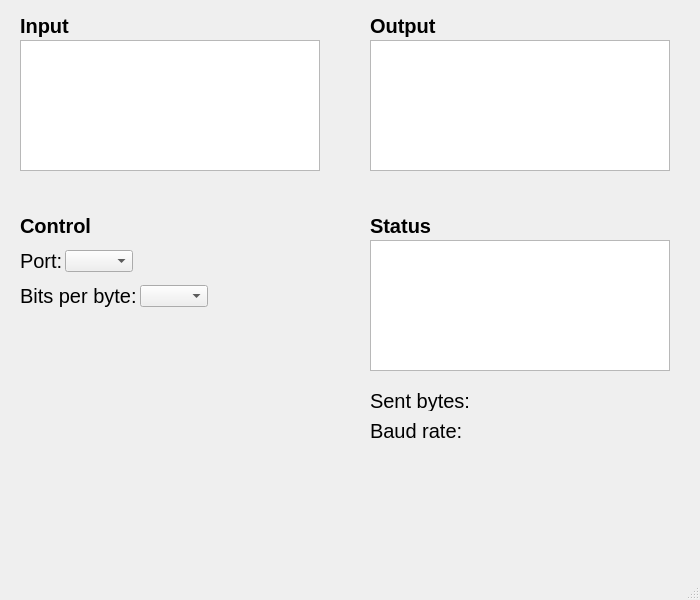
<?xml version="1.0" encoding="UTF-8"?>
<ui version="4.0">
 <class>PortApp</class>
 <widget class="QMainWindow" name="PortApp">
  <property name="geometry">
   <rect>
    <x>0</x>
    <y>0</y>
    <width>700</width>
    <height>600</height>
   </rect>
  </property>
  <property name="minimumSize">
   <size>
    <width>700</width>
    <height>600</height>
   </size>
  </property>
  <property name="maximumSize">
   <size>
    <width>700</width>
    <height>600</height>
   </size>
  </property>
  <property name="windowTitle">
   <string>PortApp</string>
  </property>
  <property name="styleSheet">
   <string notr="true"/>
  </property>
  <widget class="QWidget" name="centralwidget">
   <widget class="QTextEdit" name="inputTextEdit">
    <property name="geometry">
     <rect>
      <x>20</x>
      <y>40</y>
      <width>300</width>
      <height>131</height>
     </rect>
    </property>
   </widget>
   <widget class="QTextEdit" name="outputTextEdit">
    <property name="enabled">
     <bool>true</bool>
    </property>
    <property name="geometry">
     <rect>
      <x>370</x>
      <y>40</y>
      <width>300</width>
      <height>131</height>
     </rect>
    </property>
    <property name="readOnly">
     <bool>true</bool>
    </property>
   </widget>
   <widget class="QLabel" name="inputLabel">
    <property name="geometry">
     <rect>
      <x>20</x>
      <y>10</y>
      <width>71</width>
      <height>31</height>
     </rect>
    </property>
    <property name="font">
     <font>
      <pointsize>-1</pointsize>
      <bold>true</bold>
     </font>
    </property>
    <property name="styleSheet">
     <string notr="true">font-size: 20px;
font-weight: bold;</string>
    </property>
    <property name="text">
     <string>Input</string>
    </property>
   </widget>
   <widget class="QLabel" name="outputLabel">
    <property name="geometry">
     <rect>
      <x>370</x>
      <y>10</y>
      <width>71</width>
      <height>31</height>
     </rect>
    </property>
    <property name="font">
     <font>
      <pointsize>-1</pointsize>
      <bold>true</bold>
     </font>
    </property>
    <property name="styleSheet">
     <string notr="true">font-size: 20px;
font-weight: bold;</string>
    </property>
    <property name="text">
     <string>Output</string>
    </property>
   </widget>
   <widget class="QLabel" name="controlLabel">
    <property name="geometry">
     <rect>
      <x>20</x>
      <y>210</y>
      <width>91</width>
      <height>31</height>
     </rect>
    </property>
    <property name="font">
     <font>
      <pointsize>-1</pointsize>
      <bold>true</bold>
     </font>
    </property>
    <property name="styleSheet">
     <string notr="true">font-size: 20px;
font-weight: bold;</string>
    </property>
    <property name="text">
     <string>Control</string>
    </property>
   </widget>
   <widget class="QLabel" name="statusLabel">
    <property name="geometry">
     <rect>
      <x>370</x>
      <y>210</y>
      <width>101</width>
      <height>31</height>
     </rect>
    </property>
    <property name="font">
     <font>
      <pointsize>-1</pointsize>
      <bold>true</bold>
     </font>
    </property>
    <property name="styleSheet">
     <string notr="true">font-size: 20px;
font-weight: bold;</string>
    </property>
    <property name="text">
     <string>Status</string>
    </property>
   </widget>
   <widget class="QLabel" name="portNumberLabel">
    <property name="geometry">
     <rect>
      <x>20</x>
      <y>250</y>
      <width>50</width>
      <height>21</height>
     </rect>
    </property>
    <property name="styleSheet">
     <string notr="true">font-size: 20px;</string>
    </property>
    <property name="text">
     <string>Port:</string>
    </property>
   </widget>
   <widget class="QLabel" name="bitsNumberLabel">
    <property name="geometry">
     <rect>
      <x>20</x>
      <y>280</y>
      <width>121</width>
      <height>31</height>
     </rect>
    </property>
    <property name="styleSheet">
     <string notr="true">font-size: 20px;</string>
    </property>
    <property name="text">
     <string>Bits per byte:</string>
    </property>
   </widget>
   <widget class="QComboBox" name="bitsNumberComboBox">
    <property name="geometry">
     <rect>
      <x>140</x>
      <y>285</y>
      <width>68</width>
      <height>22</height>
     </rect>
    </property>
   </widget>
   <widget class="QComboBox" name="portNumberComboBox">
    <property name="geometry">
     <rect>
      <x>65</x>
      <y>250</y>
      <width>68</width>
      <height>22</height>
     </rect>
    </property>
    <property name="styleSheet">
     <string notr="true"/>
    </property>
   </widget>
   <widget class="QLabel" name="baudRateLabel">
    <property name="geometry">
     <rect>
      <x>370</x>
      <y>420</y>
      <width>91</width>
      <height>21</height>
     </rect>
    </property>
    <property name="styleSheet">
     <string notr="true">font-size: 20px;</string>
    </property>
    <property name="text">
     <string>Baud rate:</string>
    </property>
   </widget>
   <widget class="QLabel" name="sentBytesLabel">
    <property name="geometry">
     <rect>
      <x>370</x>
      <y>390</y>
      <width>101</width>
      <height>21</height>
     </rect>
    </property>
    <property name="styleSheet">
     <string notr="true">font-size: 20px;</string>
    </property>
    <property name="text">
     <string>Sent bytes:</string>
    </property>
   </widget>
   <widget class="QLabel" name="sentBytesValueLabel">
    <property name="geometry">
     <rect>
      <x>473</x>
      <y>390</y>
      <width>50</width>
      <height>21</height>
     </rect>
    </property>
    <property name="styleSheet">
     <string notr="true">font-size: 20px;</string>
    </property>
    <property name="text">
     <string/>
    </property>
   </widget>
   <widget class="QLabel" name="baudRateValueLabel">
    <property name="geometry">
     <rect>
      <x>467</x>
      <y>420</y>
      <width>50</width>
      <height>21</height>
     </rect>
    </property>
    <property name="styleSheet">
     <string notr="true">font-size: 20px;</string>
    </property>
    <property name="text">
     <string/>
    </property>
   </widget>
   <widget class="QTextEdit" name="statusTextEdit">
    <property name="enabled">
     <bool>true</bool>
    </property>
    <property name="geometry">
     <rect>
      <x>370</x>
      <y>240</y>
      <width>300</width>
      <height>131</height>
     </rect>
    </property>
    <property name="readOnly">
     <bool>true</bool>
    </property>
   </widget>
  </widget>
  <widget class="QMenuBar" name="menubar">
   <property name="geometry">
    <rect>
     <x>0</x>
     <y>0</y>
     <width>700</width>
     <height>22</height>
    </rect>
   </property>
  </widget>
  <widget class="QStatusBar" name="statusbar"/>
 </widget>
 <resources/>
 <connections/>
</ui>
